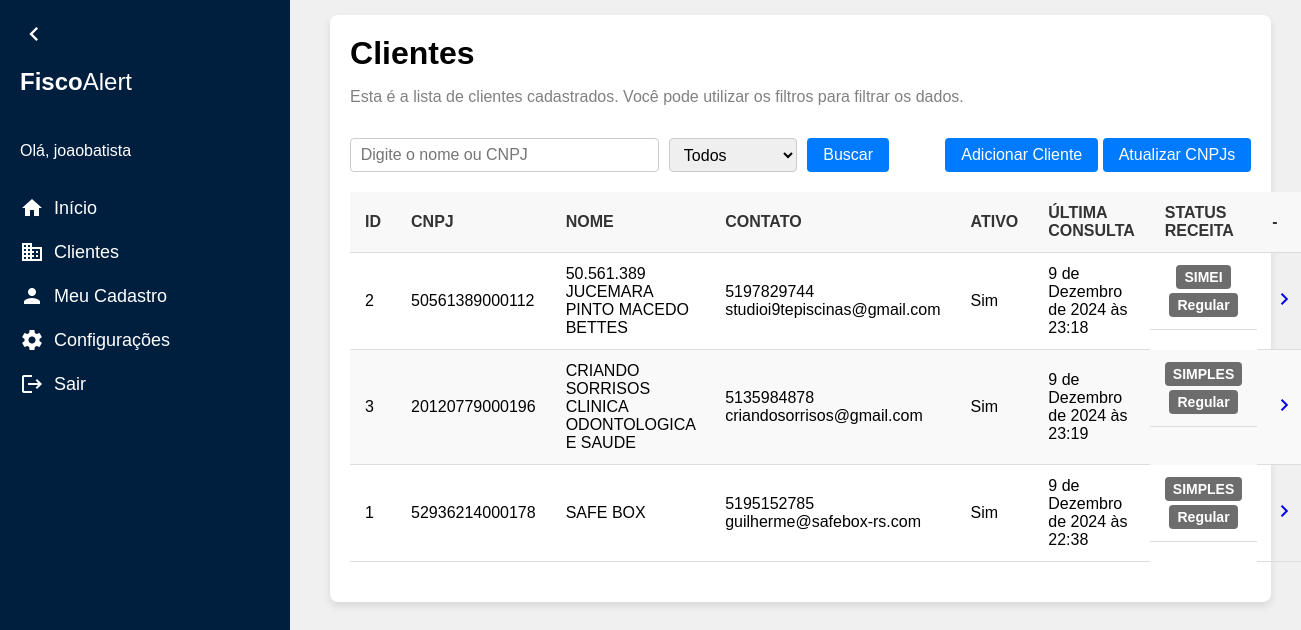
/clientes/ (signed in), run on an earlier commit of the app's database.
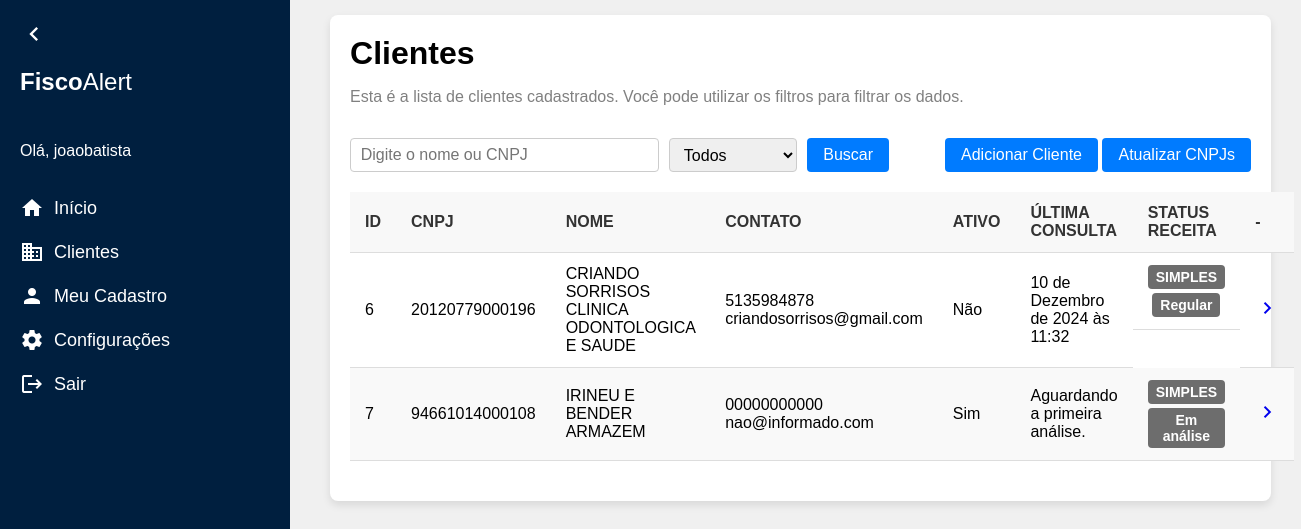
And on a later commit of the database.
### contas/models.py (models this page shows)
class CustomUser(AbstractUser):
        escritorio = models.ForeignKey(
        Escritorio,
        on_delete=models.CASCADE,
        null=True,
        blank=True,
        related_name='usuarios'
    )

### clientes/models.py (models this page shows, shortened)
class Cliente(models.Model):
    id = models.AutoField(primary_key=True)
    nome_fantasia = models.CharField(max_length=200)
    razao_social = models.CharField(max_length=200)
    cnpj = models.CharField(max_length=14, blank=True, null=True)
    responsavel_tecnico = models.CharField(max_length=50)
    email = models.CharField(max_length=200, blank=True, null=True)
    tipo_empresa = models.ForeignKey(TipoEmpresa, on_delete=models.PROTECT, related_name='tipo_empresa', blank= True, null= True)
    regime_fiscal = models.ForeignKey(RegimeFiscal, on_delete=models.PROTECT, related_name= 'regime_fiscal')
    data_inclusao = models.DateField(blank= True, null= True)
    data_exclusao = models.DateField(blank= True, null= True)
    ultima_atualizacao = models.DateTimeField(blank=True, null=True)
    status = models.CharField(max_length=20, blank= True, null= True)
    telefone = models.CharField(
        max_length=15, blank=True, null=True,
        validators=[
            RegexValidator(
                regex=r'^\d{10,11}$',
                message="O número de telefone deve conter apenas dígitos e ter 10 ou 11 dígitos."
            )
        ]
    )
    ativo = models.BooleanField(default=True)
    escritorio = models.ForeignKey(Escritorio, on_delete=models.PROTECT, related_name='escritorio', blank= True, null= True)

class RegimeFiscal(models.Model):
    id = models.AutoField(primary_key=True)
    nome = models.CharField(max_length=30)
    def __str__(self):
        return self.nome
    class Meta:
        verbose_name = "Regime Fiscal"
        verbose_name_plural = "Regimes Fiscais"

### clientes/views.py (the view)
# urls.py: path('clientes/', clientes_view, name='clientes'),
@filtrar_clientes_por_escritorio
@login_required
def clientes_view(request):
    clientes = request.clientes.order_by('nome_fantasia')
    search = request.GET.get('search', '')
    status = request.GET.get('status', '')
    if search:
        clientes = clientes.filter(Q(nome_fantasia__icontains=search) | Q(cnpj__icontains=search))
    if status == 'ativo':
        clientes = clientes.filter(ativo=True)
    elif status == 'inativo':
        clientes = clientes.filter(ativo=False)
    return render(request, 'clientes.html', {'clientes': clientes})

### clientes/utils.py (called while the page is built, shortened)
def filtrar_clientes_por_escritorio(view_func):
    @wraps(view_func)
    def _wrapped_view(request, *args, **kwargs):
        if not request.user.is_authenticated:
            return HttpResponseForbidden("Usuário não autenticado.")
        escritorio = getattr(request.user, 'escritorio', None)
        request.clientes = Cliente.objects.filter(escritorio=escritorio)
        return view_func(request, *args, **kwargs)
    return _wrapped_view

### configuracoes/context_processors.py (called while the page is built)
def cor_principal(request):
    if request.user.is_authenticated:
        escritorio = request.user.escritorio
        try:
            configuracoes = Configuracoes.objects.get(empresa_config=escritorio)
            cor_principal = configuracoes.cor_principal or "#001f3f"
        except Configuracoes.DoesNotExist:
            cor_principal = "#001f3f"
    else:
        cor_principal = "#001f3f"
    return {
        'cor_principal': cor_principal
    }

### clientes/templates/clientes.html (shortened to what this page needs)
{% extends "base.html" %}
{% block content %}
<div class="content">
    <div class="container">
        <div class="title">Clientes</div>
        <p>Esta é a lista de clientes cadastrados. Você pode utilizar os filtros para filtrar os dados.</p>
        <div class="actions">
            <form method="GET" action="">
                <input
                    type="text"
                    name="search"
                    placeholder="Digite o nome ou CNPJ"
                    value="{{ request.GET.search }}"
                >
                <select name="status">
                    <option value="" {% if not request.GET.status %}selected{% endif %}>Todos</option>
                </select>
                <button type="submit">Buscar</button>
            </form>
            <div>
                <a href="{% url 'novo_cliente' %}" class="add-client-btn"><button >Adicionar Cliente</button></a>
                <a href="{% url 'atualizar_clientes' %}" id="update-clients-btn" class="update-clients-btn"><button type="button">Atualizar CNPJs</button></a>
            </div>
        </div>
        {% if clientes %}
            <table>
                <thead>
                    <tr>
                        <th>ID</th>
                        <th>CNPJ</th>
                        <th>NOME</th>
                        <th>CONTATO</th>
                        <th>ATIVO</th>
                        <th>ÚLTIMA CONSULTA</th>
                        <th>STATUS RECEITA</th>
                        <th>-</th>
                    </tr>
                </thead>
                <tbody>
                    {% for cliente in clientes %}
                    <tr>
                        <td>{{ cliente.id }}</td>
                        <td>{{ cliente.cnpj }}</td>
                        <td>{{ cliente.nome_fantasia }}</td>
                        <td>
                            {{ cliente.telefone }}<br>{{ cliente.email }}</td>
                        <td>
                            {% if cliente.ativo == True %}
                            Sim
                            {% else %}
                            Não
                            {% endif %}
                        </td>
                        <td>
                            {% if cliente.ultima_atualizacao %}
                                {{ cliente.ultima_atualizacao }}
                            {% else %}
                                Aguardando a primeira análise.
                            {% endif %}
                        </td>
                        <td class="status-tag">
                            <span>{{ cliente.regime_fiscal }}</span>
                            <span>
                                {% if cliente.status %}
                                    {{ cliente.status }}
                                {% else %}
                                    Em análise
                                {% endif %}
                            </span>
                        </td>
                        <td class="actions-icons">
                            <a href="{% url 'cliente_detalhe' pk=cliente.pk %}">
                                <span class="material-icons">chevron_right</span>
                            </a>
                        </td>
                    </tr>
                    {% endfor %}
                </tbody>
            </table>
        {% else %}
            <div class="placeholder-clientes">
                <div class="material-icons">search_off</div>
                <h3>Não há clientes cadastrados. Clique em "Adicionar cliente" para iniciar um cadastro.</h3>
            </div>
        {% endif %}
    </div>
</div>
{% endblock %}

### app/templates/base.html (shortened to what this page needs)
<!DOCTYPE html>
<html lang="pt-BR">
<head>
</head>
<body>
    <nav class="sidebar collapsed" id="sidebar">
        <span class="material-icons toggle-btn" onclick="toggleSidebar()">chevron_left</span>
        <span class="logo"><strong>Fisco</strong>Alert</span>
        <div class="menu">
            {% if user.is_authenticated %}
            <p>Olá, {{ user.username }}</p>
            {% endif %}
            <a href="{% url 'inicio' %}">
                <span class="material-icons">home</span>
                <span class="text">Início</span>
            </a>
            <a href="{% url 'clientes' %}">
                <span class="material-icons">business</span>
                <span class="text">Clientes</span>
            </a>
            <a href="{% url 'escritorio_detalhes' %}">
                <span class="material-icons">person</span>
                <span class="text">Meu Cadastro</span>
            </a>
            <a href="{% url 'configuracoes' %}">
                <span class="material-icons">settings</span>
                <span class="text">Configurações</span>
            </a>
            <a href="{% url 'logout' %}">
                <span class="material-icons">logout</span>
                <span class="text">Sair</span>
            </a>
        </div>
    </nav>
    {% block content %}
    {% endblock %}
</body>
</html>

What changed in the data, as far as the page shows it:
removed Cliente: id "2", cnpj "50561389000112", nome_fantasia "50.561.389 JUCEMARA PINTO MACEDO BETTES", telefone "5197829744", email "studioi9tepiscinas@gmail.com", ativo "Sim", ultima_atualizacao "9 de Dezembro de 2024 às 23:18", regime_fiscal "SIMEI", status "Regular"
removed Cliente: id "3", cnpj "20120779000196", nome_fantasia "CRIANDO SORRISOS CLINICA ODONTOLOGICA E SAUDE", telefone "5135984878", email "criandosorrisos@gmail.com", ativo "Sim", ultima_atualizacao "9 de Dezembro de 2024 às 23:19", regime_fiscal "SIMPLES", status "Regular"
removed Cliente: id "1", cnpj "52936214000178", nome_fantasia "SAFE BOX", telefone "5195152785", email "guilherme@safebox-rs.com", ativo "Sim", ultima_atualizacao "9 de Dezembro de 2024 às 22:38", regime_fiscal "SIMPLES", status "Regular"
added Cliente: id "6", cnpj "20120779000196", nome_fantasia "CRIANDO SORRISOS CLINICA ODONTOLOGICA E SAUDE", telefone "5135984878", email "criandosorrisos@gmail.com", ativo "Não", ultima_atualizacao "10 de Dezembro de 2024 às 11:32", regime_fiscal "SIMPLES", status "Regular"
added Cliente: id "7", cnpj "94661014000108", nome_fantasia "IRINEU E BENDER ARMAZEM", telefone "00000000000", email "nao@informado.com", ativo "Sim", shows "Aguardando a primeira análise.", regime_fiscal "SIMPLES", status "Em análise"
